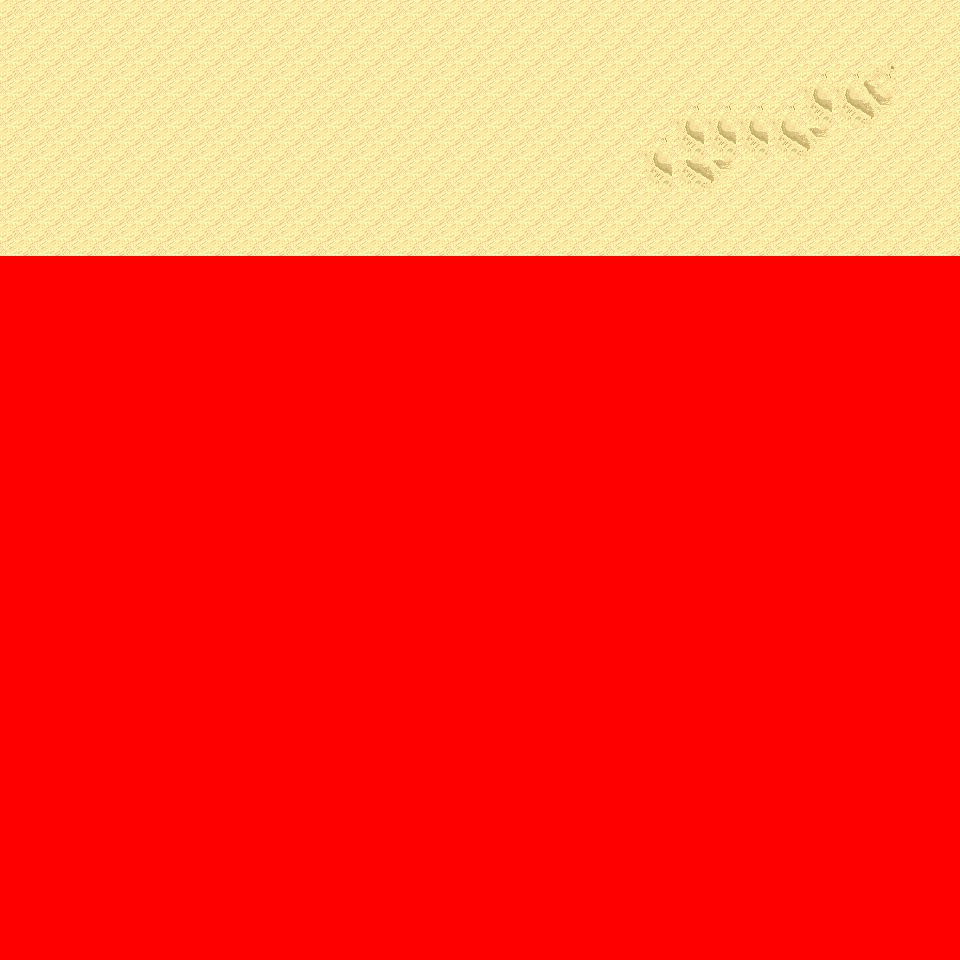

A level layout from a 2D game, rendered from its tile map. Below: a short description, then the map file with tile-grid data replaced by summaries:
An orthogonal 30x30 tile map with 32x32 px tiles, 6 tile layers (Ground, Object, Object2, Above, ...), 16 tilesets and 3 objects (3x mapchange).

<map version="1.0" orientation="orthogonal" renderorder="right-down" width="30" height="30" tilewidth="32" tileheight="32" nextobjectid="4">
  <tileset firstgid="1" name="tileset_logic_collision" tilewidth="32" tileheight="32" tilecount="1" columns="1">
    <image source="../drawable/tileset_logic_collision.png" width="32" height="32" />
  </tileset>
  <tileset firstgid="2" name="tileset_ground_ground" tilewidth="32" tileheight="32" tilecount="33" columns="3">
    <image source="../drawable/tileset_ground_ground.png" width="96" height="352" />
  </tileset>
  <tileset firstgid="35" name="tileset_terrain_desert" tilewidth="32" tileheight="32" tilecount="88" columns="8">
    <image source="../drawable/tileset_terrain_desert.png" width="256" height="352" />
  </tileset>
  <tileset firstgid="123" name="tileset_ground_sand_edges" tilewidth="32" tileheight="32" tilecount="15" columns="5">
    <image source="../drawable/tileset_ground_sand_edges.png" width="160" height="96" />
  </tileset>
  <tileset firstgid="138" name="tileset_ground_sand_2" tilewidth="32" tileheight="32" tilecount="15" columns="5">
    <image source="../drawable/tileset_ground_sand_2.png" width="160" height="96" />
  </tileset>
  <tileset firstgid="153" name="tileset_building_stone_ruins" tilewidth="32" tileheight="32" tilecount="72" columns="6">
    <image source="../drawable/tileset_building_stone_ruins.png" width="192" height="384" />
  </tileset>
  <tileset firstgid="225" name="tileset_item_statue_blackened_column" tilewidth="32" tileheight="32" tilecount="4" columns="1">
    <image source="../drawable/tileset_item_statue_blackened_column.png" width="32" height="128" />
  </tileset>
  <tileset firstgid="229" name="tileset_item_statue_skull_carving" tilewidth="32" tileheight="32" tilecount="4" columns="2">
    <image source="../drawable/tileset_item_statue_skull_carving.png" width="64" height="64" />
  </tileset>
  <tileset firstgid="233" name="tileset_item_statue_skullpedestal" tilewidth="32" tileheight="32" tilecount="2" columns="1">
    <image source="../drawable/tileset_item_statue_skullpedestal.png" width="32" height="64" />
  </tileset>
  <tileset firstgid="235" name="tileset_plant_tree_banana_tree" tilewidth="32" tileheight="32" tilecount="40" columns="4">
    <image source="../drawable/tileset_plant_tree_banana_tree.png" width="128" height="320" />
  </tileset>
  <tileset firstgid="275" name="tileset_plant_tree_palm_tree" tilewidth="32" tileheight="32" tilecount="6" columns="2">
    <image source="../drawable/tileset_plant_tree_palm_tree.png" width="64" height="96" />
  </tileset>
  <tileset firstgid="281" name="tileset_plant_tree_palm_trees" tilewidth="32" tileheight="32" tilecount="40" columns="4">
    <image source="../drawable/tileset_plant_tree_palm_trees.png" width="128" height="320" />
  </tileset>
  <tileset firstgid="321" name="tileset_plant_bush_large_green" tilewidth="32" tileheight="32" tilecount="9" columns="3">
    <image source="../drawable/tileset_plant_bush_large_green.png" width="96" height="96" />
  </tileset>
  <tileset firstgid="330" name="tileset_plant_cactus" tilewidth="32" tileheight="32" tilecount="2" columns="1">
    <image source="../drawable/tileset_plant_cactus.png" width="32" height="64" />
  </tileset>
  <tileset firstgid="332" name="tileset_plant_lily_pads" tilewidth="32" tileheight="32" tilecount="2" columns="1">
    <image source="../drawable/tileset_plant_lily_pads.png" width="32" height="64" />
  </tileset>
  <tileset firstgid="334" name="tileset_plant_round_cactuses" tilewidth="32" tileheight="32" tilecount="20" columns="10">
    <image source="../drawable/tileset_plant_round_cactuses.png" width="320" height="64" />
  </tileset>
  <layer name="Ground" width="30" height="30">
    <data>[900 cells, 240 non-empty, 5 distinct tile ids]</data>
  </layer>
  <layer name="Object" width="30" height="30">
    <data>[900 cells, 0 non-empty, 0 distinct tile ids]</data>
  </layer>
  <layer name="Object2" width="30" height="30">
    <data>[900 cells, 0 non-empty, 0 distinct tile ids]</data>
  </layer>
  <layer name="Above" width="30" height="30">
    <data>[900 cells, 0 non-empty, 0 distinct tile ids]</data>
  </layer>
  <layer name="Above2" width="30" height="30">
    <data>[900 cells, 0 non-empty, 0 distinct tile ids]</data>
  </layer>
  <layer name="Walkable" width="30" height="30">
    <data>[900 cells, 660 non-empty, 1 distinct tile ids]</data>
  </layer>
  <objectgroup name="MapEvents">
    <object id="1" name="north" type="mapchange" x="0" y="0" width="960" height="32">
      <properties>
        <property name="map" value="0_ados_mountain_n2_w2_x1_y4" />
        <property name="place" value="south" />
      </properties>
    </object>
    <object id="2" name="west" type="mapchange" x="0" y="0" width="32" height="256">
      <properties>
        <property name="map" value="0_fado_forest_s_x1_y4" />
        <property name="place" value="east" />
      </properties>
    </object>
    <object id="3" name="east" type="mapchange" x="928" y="0" width="32" height="256">
      <properties>
        <property name="map" value="0_fado_forest_s_x3_y4" />
        <property name="place" value="west" />
      </properties>
    </object>
  </objectgroup>
</map>
